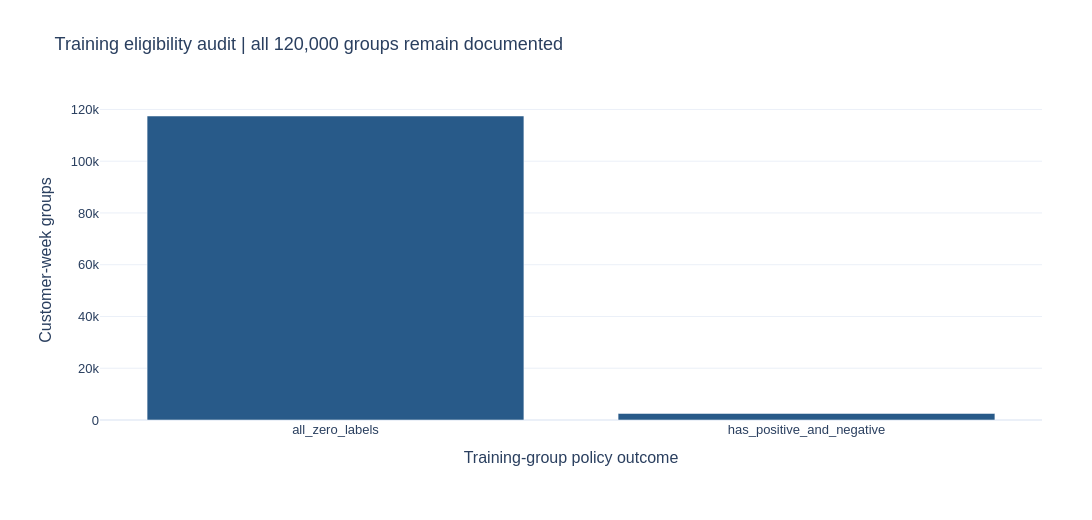

Notebook source saved alongside this figure:
### Markdown cell above
## 5. Training-only eligibility and aligned inputs

For the binary relevance ranker, retain complete groups containing at least one positive and one negative candidate. Constant-label groups supply no within-group ordering signal for this fitting policy. This filter applies only to training, never to evaluation recipients or target references.

Sort by cutoff, customer ID and article ID. X contains only the declared ordered features; y contains labels; group sizes sum to the number of training rows. No within-group negative sampling or extra sample weighting is introduced.

### Code cell
from atelier_ai.preparation import open_prepared
from atelier_ai.ranking_data import prepare_ranker_inputs
import duckdb
directory=PROJECT_ROOT/'data/processed/weekly_v1/training'
with duckdb.connect() as con:
    audit=con.execute('SELECT * FROM read_parquet(?)',[str(directory/'group_audit.parquet')]).df()
    rows=con.execute('SELECT * FROM read_parquet(?)',[str(directory/'rows.parquet')]).df()
inputs=prepare_ranker_inputs(rows,validation_cutoff=protocol['validation_start'])
assert inputs['groups'].sum()==len(inputs['X'])==len(inputs['y'])
display(audit.groupby('reason').agg(groups=('eligible','size'),candidate_rows=('candidate_rows','sum'),positive_rows=('positive_rows','sum')))
display(inputs['group_index'].head())
display(pd.Series({'X_shape':inputs['X'].shape,'positive_training_rows':int(inputs['y'].sum()),'informative_groups':len(inputs['groups'])}))
reason_counts=audit.groupby('reason').size().rename_axis('reason').reset_index(name='groups')
fig=px.bar(reason_counts,x='reason',y='groups',labels={'reason':'Training-group policy outcome','groups':'Customer-week groups'},title='Training eligibility audit | all 120,000 groups remain documented')
show_figure(fig,PROJECT_ROOT,'training_group_eligibility')

### Figure 1 — Plotly figure (JSON) as saved in the notebook; plotly's stock layout.template omitted (floating-point values rounded to 4 significant figures)
{"data": [{"hovertemplate": "Training-group policy outcome=%{x}<br>Customer-week groups=%{y}<extra></extra>", "legendgroup": "", "marker": {"color": "#285A89", "pattern": {"shape": ""}}, "name": "", "orientation": "v", "showlegend": false, "textposition": "auto", "type": "bar", "x": ["all_zero_labels", "has_positive_and_negative"], "xaxis": "x", "y": [117467, 2533], "yaxis": "y"}], "layout": {"barmode": "relative", "font": {"family": "Arial", "size": 13}, "height": 520, "legend": {"orientation": "h", "tracegroupgap": 0, "x": 0, "y": 1.02, "yanchor": "bottom"}, "margin": {"b": 100, "l": 100, "r": 50, "t": 100}, "title": {"font": {"size": 18}, "text": "Training eligibility audit | all 120,000 groups remain documented"}, "width": 1100, "xaxis": {"anchor": "y", "domain": [0.0, 1.0], "title": {"text": "Training-group policy outcome"}}, "yaxis": {"anchor": "x", "domain": [0.0, 1.0], "title": {"text": "Customer-week groups"}}}}
